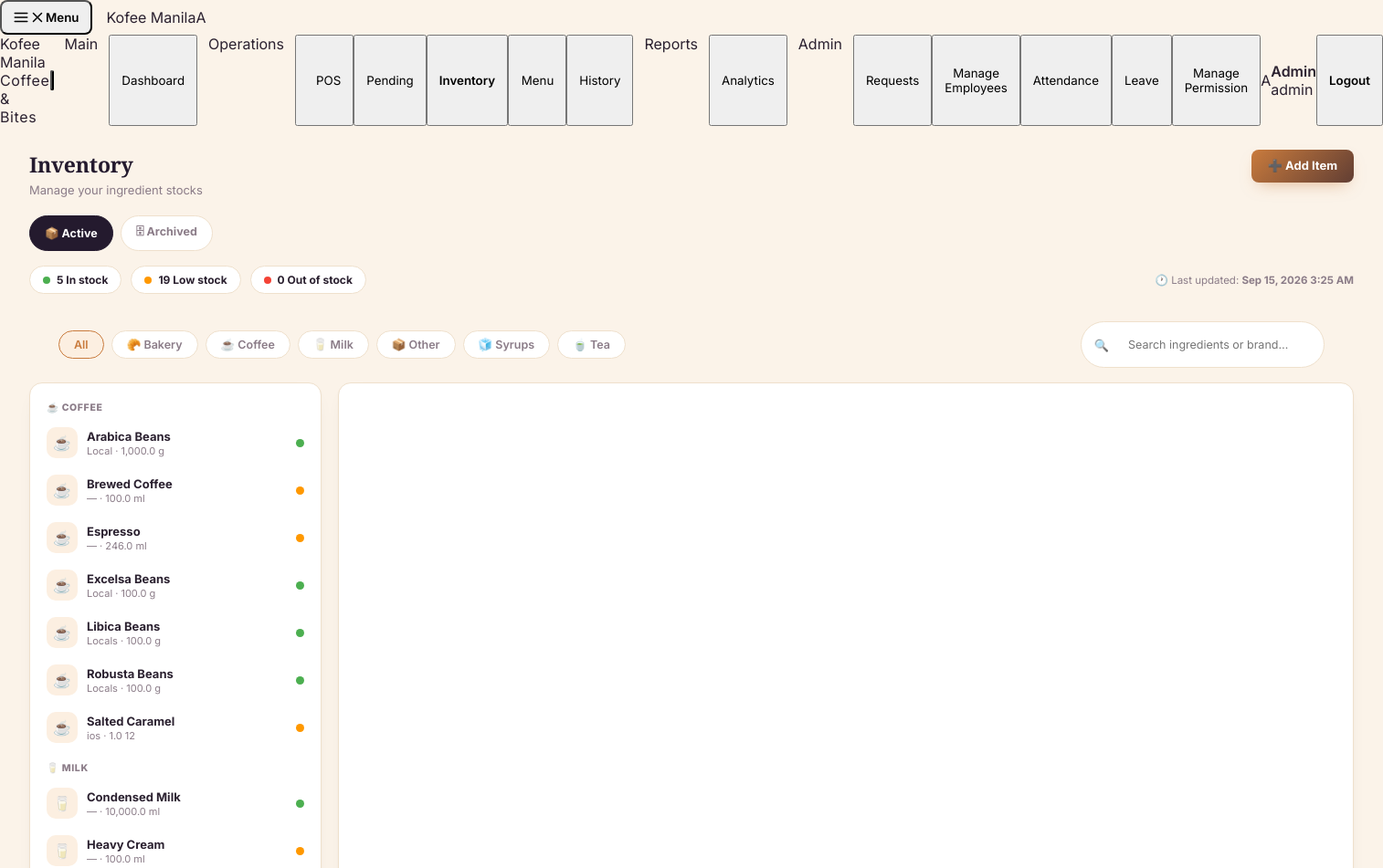
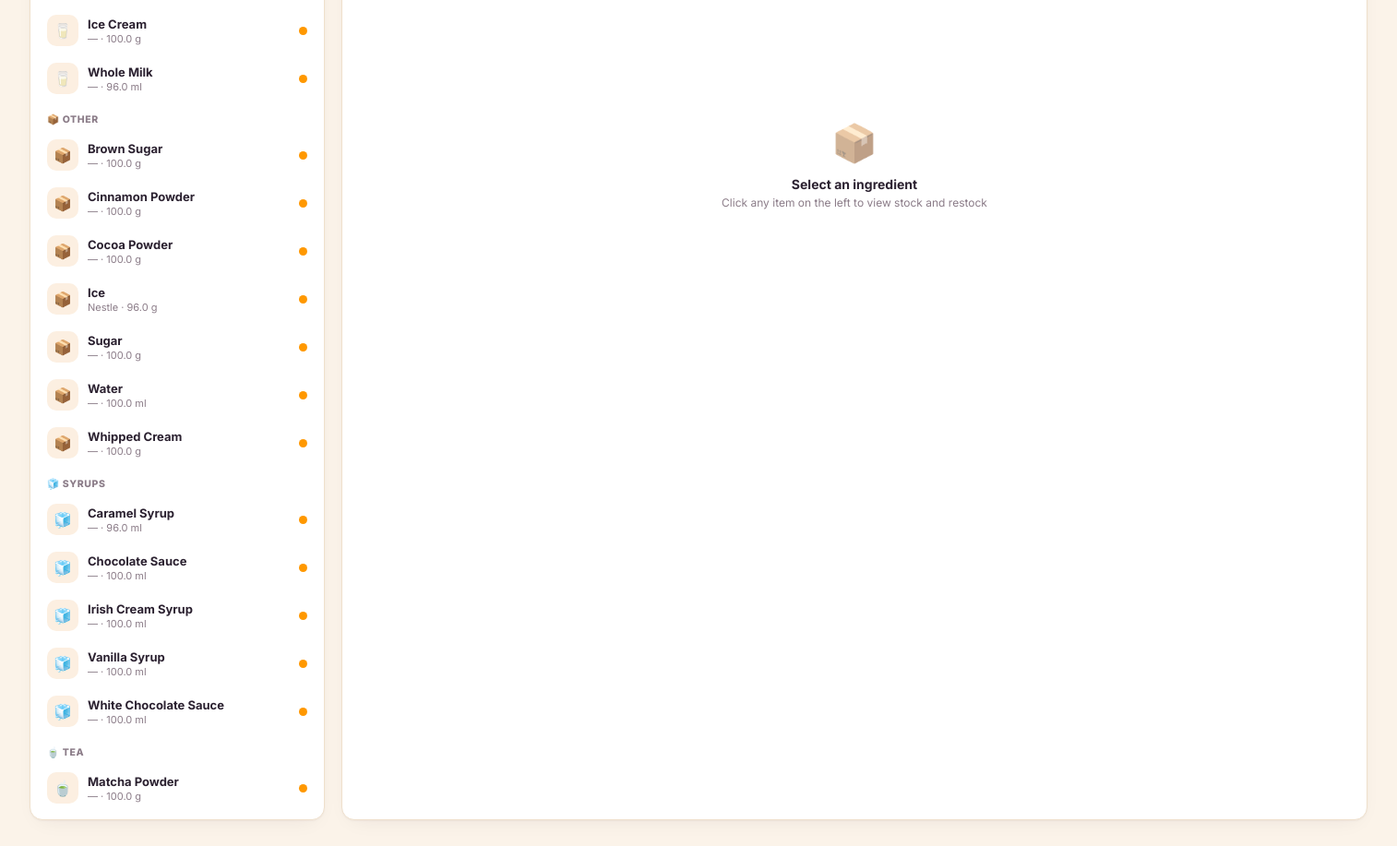
The app's page /POS/php/inventory.php (signed in) with its own data (2 pictures, top to bottom).
### tables this page shows
CREATE TABLE `ingredient_categories` (
  `id` int(11) NOT NULL,
  `name` varchar(100) NOT NULL,
  `icon` varchar(10) NOT NULL DEFAULT '?'
);

CREATE TABLE `ingredients` (
  `id` int(11) NOT NULL,
  `cat_id` int(11) NOT NULL,
  `name` varchar(150) NOT NULL,
  `brand` varchar(150) DEFAULT NULL,
  `unit` varchar(20) NOT NULL DEFAULT 'pcs',
  `quantity` decimal(10,2) NOT NULL DEFAULT 0.00,
  `reorder_at` decimal(10,2) NOT NULL DEFAULT 5.00,
  `archived_at` datetime DEFAULT NULL,
  `created_at` datetime NOT NULL DEFAULT current_timestamp(),
  `updated_at` datetime NOT NULL DEFAULT current_timestamp() ON UPDATE current_timestamp()
);

### POS/php/inventory.php (the view, shortened to what this page needs)
<?php
$pdo   = get_db();
$cats = $pdo->query('SELECT * FROM ingredient_categories ORDER BY name')->fetchAll();
$filter_cat = (int)($_GET['cat'] ?? 0);
$search     = trim($_GET['search'] ?? '');
$view       = ($_GET['view'] ?? 'active') === 'archived' ? 'archived' : 'active';
$where  = $view === 'archived' ? 'i.archived_at IS NOT NULL' : 'i.archived_at IS NULL';
$params = [];
$stmt = $pdo->prepare("
    SELECT i.*, ic.name AS cat_name, ic.icon AS cat_icon
    FROM ingredients i
    JOIN ingredient_categories ic ON ic.id = i.cat_id
    WHERE $where
    ORDER BY ic.name, i.name
");
$stmt->execute($params);
$ingredients = $stmt->fetchAll();
$grouped = [];
foreach ($ingredients as $ing) {
    $grouped[$ing['cat_name']][] = $ing;
}
$active_all = $pdo->query("SELECT quantity, reorder_at FROM ingredients WHERE archived_at IS NULL")->fetchAll();
$total   = count($active_all);
$low     = count(array_filter($active_all, fn($i) => $i['quantity'] > 0 && $i['quantity'] <= $i['reorder_at']));
$out     = count(array_filter($active_all, fn($i) => $i['quantity'] <= 0));
$ok      = $total - $low - $out;
$archived_count = (int)$pdo->query("SELECT COUNT(*) FROM ingredients WHERE archived_at IS NOT NULL")->fetchColumn();
$last_update = $pdo->query("SELECT MAX(updated_at) FROM ingredients WHERE archived_at IS NULL")->fetchColumn();
function inv_url($overrides = []) {
    $params = array_merge([
        'view'   => $_GET['view']   ?? null,
        'cat'    => $_GET['cat']    ?? null,
        'search' => $_GET['search'] ?? null,
    ], $overrides);
    $params = array_filter($params, fn($v) => $v !== null && $v !== '' && $v !== 0);
    return 'inventory.php' . ($params ? '?' . http_build_query($params) : '');
}
?>
<!DOCTYPE html>
<html lang="en">
<head>
  <link rel="stylesheet" href="../css/style.css"/>
  <link rel="stylesheet" href="../css/sidebar.css"/>
  <link rel="stylesheet" href="../css/inventory.css"/>
</head>
<body>
<?php include('../includes/sidebar.php'); ?>
<div id="page-inventory" class="page active">
  <div class="page-header">
    <div>
      <h1>Inventory</h1>
      <p>Manage your ingredient stocks</p>
    </div>
    <button class="btn-add" onclick="openAdd()">➕ Add Item</button>
  </div>
  <div class="inv-body">
    <div class="view-tabs">
      <a href="<?= inv_url(['view'=>null]) ?>" class="view-tab <?= $view==='active' ? 'active' : '' ?>">📦 Active</a>
      <a href="<?= inv_url(['view'=>'archived']) ?>" class="view-tab <?= $view==='archived' ? 'active' : '' ?>">
        🗄 Archived <?php if ($archived_count): ?><span class="count-badge"><?= $archived_count ?></span><?php endif; ?>
      </a>
    </div>
    <div class="inv-top">
      <?php if ($view === 'active'): ?>
      <div class="stat-pills">
        <div class="stat-pill"><div class="dot" style="background:#4caf50"></div><?= $ok ?> In stock</div>
        <div class="stat-pill"><div class="dot" style="background:#ff9800"></div><?= $low ?> Low stock</div>
        <div class="stat-pill"><div class="dot" style="background:#f44336"></div><?= $out ?> Out of stock</div>
      </div>
      <div class="last-update">
        🕐 Last updated:
        <strong><?= $last_update ? date('M d, Y g:i A', strtotime($last_update)) : 'Never' ?></strong>
      </div>
      <?php endif; ?>
    </div>
    <div class="filter-bar">
      <a href="<?= inv_url(['cat'=>null]) ?>"
         class="filter-pill <?= !$filter_cat ? 'active' : '' ?>">All</a>
      <?php foreach ($cats as $cat): ?>
        <a href="<?= inv_url(['cat'=>$cat['id']]) ?>"
           class="filter-pill <?= $filter_cat === (int)$cat['id'] ? 'active' : '' ?>">
          <?= $cat['icon'] ?> <?= htmlspecialchars($cat['name']) ?>
        </a>
      <?php endforeach; ?>
      <div class="search-wrap">
        <span class="si">🔍</span>
        <form method="GET" style="display:contents">
          <input type="text" name="search" placeholder="Search ingredients or brand…"
                 value="<?= htmlspecialchars($search) ?>"
                 onchange="this.form.submit()"/>
        </form>
      </div>
    </div>
    <div class="inv-split">
      <div class="inv-list-card">
        <div class="inv-list-scroll">
          <?php if (empty($grouped)): ?>
            <div class="empty-list">
              <?php if ($view === 'archived'): ?>
                🗄 No archived items.
              <?php elseif ($search || $filter_cat): ?>
                🔍 No items match your filters.
              <?php else: ?>
                🫙 No ingredients yet.<br>Click ➕ Add Item to get started.
              <?php endif; ?>
            </div>
          <?php else: ?>
            <?php foreach ($grouped as $cat_name => $items): ?>
              <div>
                <div class="cat-label">
                  <?= htmlspecialchars($items[0]['cat_icon']) ?>
                  <?= htmlspecialchars(strtoupper($cat_name)) ?>
                </div>
                <?php foreach ($items as $ing):
                  $status = $ing['quantity'] <= 0 ? 'out'
                          : ($ing['quantity'] <= $ing['reorder_at'] ? 'low' : 'ok');
                  $dot    = ['ok'=>'dot-ok','low'=>'dot-low','out'=>'dot-out'][$status];
                ?>
                <div class="ing-row <?= $view === 'archived' ? 'is-archived' : '' ?>" id="row-<?= $ing['id'] ?>"
                     onclick="selectItem(<?= htmlspecialchars(json_encode($ing), ENT_QUOTES) ?>)">
                  <div class="ing-icon-wrap"><?= $ing['cat_icon'] ?></div>
                  <div class="ing-info">
                    <div class="ing-name"><?= htmlspecialchars($ing['name']) ?></div>
                    <div class="ing-meta">
                      <?= htmlspecialchars($ing['brand'] ?? '—') ?> ·
                      <?= number_format($ing['quantity'],1) ?> <?= htmlspecialchars($ing['unit']) ?>
                    </div>
                  </div>
                  <?php if ($view === 'archived'): ?>
                    <div class="ing-archived-tag">Archived</div>
                  <?php else: ?>
                    <div class="ing-dot <?= $dot ?>"></div>
                  <?php endif; ?>
                </div>
                <?php endforeach; ?>
              </div>
            <?php endforeach; ?>
          <?php endif; ?>
        </div>
      </div>
      <div class="inv-detail" id="detail-panel">
        <div class="detail-empty">
          <div class="de-icon">📦</div>
          <p>Select an ingredient</p>
          <small>Click any item on the left to view stock and restock</small>
        </div>
      </div>
    </div>
  </div>
</div>
</body>
</html>

### POS/css/style.css (style rules this page uses)
:root { --espresso: #241A2E; --espresso-deep: #181120; --espresso-mid: #2f2238; --caramel: #C97B3D; --caramel-light: #E6A25C; --latte: #EFE0CC; --cream: #FBF3E9; --accent: var(--caramel); --accent-lt: #FCEFE1; --bg: var(--cream); --card-bg: #FFFFFF; --border: var(--latte); --text-main: #2B2130; --text-muted: #8B7C88; --sidebar-w: 248px; --green: #2e7d32; --green-lt: #e8f5e9; --red: #c62828; --red-lt: #fdecea; --blue: #1565c0; --blue-lt: #e3f2fd; --amber: #b3691a; --amber-lt: #fdf0e2; --radius-sm: 8px; --radius: 14px; --radius-lg: 20px; --shadow-card: 0 1px 2px rgba(43,33,48,.04), 0 8px 24px -12px rgba(43,33,48,.10); --shadow-pop: 0 20px 50px -12px rgba(24,17,32,.35); }
*, *::before, *::after { box-sizing: border-box; margin: 0; padding: 0; }
html { -webkit-text-size-adjust: 100%; }
body { font-family: 'Inter', sans-serif; background: var(--bg); color: var(--text-main); min-height: 100vh; -webkit-font-smoothing: antialiased; }
a { color: inherit; text-decoration: none; }
button { font-family: inherit; cursor: pointer; }
input, select, textarea { font-family: inherit; }
h1, h2, h3, .font-display { font-family: 'Playfair Display', serif; }
.page, .pages { min-height: 100vh; display: flex; flex-direction: column; }
.page-header { padding: 26px 32px 4px; flex-shrink: 0; display: flex; align-items: flex-start; justify-content: space-between; gap: 16px; flex-wrap: wrap; }
.page-header h1 { font-size: 23px; font-weight: 700; letter-spacing: -.01em; color: var(--espresso); }
.page-header p { font-size: 13px; color: var(--text-muted); margin-top: 4px; font-family: 'Inter', sans-serif; }
.btn, .btn-save, .btn-cancel, .btn-add, .btn-msave, .btn-mcancel, .btn-print, .btn-new-order, .checkout-btn, .clear-btn { display: inline-flex; align-items: center; justify-content: center; gap: 8px; border: none; border-radius: var(--radius-sm); font-size: 13px; font-weight: 600; padding: 10px 18px; transition: transform .12s ease, box-shadow .12s ease, background .15s ease, border-color .15s ease; line-height: 1.2; }
.btn-primary, .btn-save, .btn-add, .btn-msave, .checkout-btn, .btn-new-order { background: linear-gradient(135deg, var(--caramel) 0%, var(--espresso) 160%); color: #fff; box-shadow: 0 8px 18px -8px rgba(201,123,61,.55); }
.field-input, .filter-select, input[type=text], input[type=password], input[type=email], input[type=number], input[type=date], input[type=search], select, textarea { border: 1.5px solid var(--border); border-radius: var(--radius-sm); padding: 10px 13px; font-size: 13.5px; color: var(--text-main); background: #fff; outline: none; transition: border-color .15s ease, box-shadow .15s ease; width: 100%; }
.filter-bar { display: flex; gap: 8px; padding: 14px 32px 0; flex-wrap: wrap; }
.filter-btn, .filter-pill { border: 1.5px solid var(--border); background: #fff; color: var(--text-muted); border-radius: 999px; padding: 7px 16px; font-size: 12.5px; font-weight: 600; transition: all .15s ease; }
.filter-btn.active, .filter-pill.active, .filter-btn:hover, .filter-pill:hover { border-color: var(--caramel); color: var(--caramel); background: var(--accent-lt); }

### records on screen
ingredient_categories: icon "🥐", name "Bakery"
ingredient_categories: icon "☕", name "Coffee"
ingredient_categories: icon "🥛", name "Milk"
ingredient_categories: icon "📦", name "Other"
ingredient_categories: icon "🧊", name "Syrups"
ingredient_categories: icon "🍵", name "Tea"
ingredients: ingredient_categories.icon "☕", cat_name "COFFEE", name "Arabica Beans", brand "Local", quantity "1,000.0", unit "g"
ingredients: ingredient_categories.icon "☕", name "Brewed Coffee", brand "—", quantity "100.0", unit "ml"
ingredients: ingredient_categories.icon "☕", name "Espresso", brand "—", quantity "246.0", unit "ml"
ingredients: ingredient_categories.icon "☕", name "Excelsa Beans", brand "Local", quantity "100.0", unit "g"
ingredients: ingredient_categories.icon "☕", name "Libica Beans", brand "Locals", quantity "100.0", unit "g"
ingredients: ingredient_categories.icon "☕", name "Robusta Beans", brand "Locals", quantity "100.0", unit "g"
ingredients: ingredient_categories.icon "☕", name "Salted Caramel", brand "ios", quantity "1.0", unit "12"
ingredients: ingredient_categories.icon "🥛", cat_name "MILK", name "Condensed Milk", brand "—", quantity "10,000.0", unit "ml"
ingredients: ingredient_categories.icon "🥛", name "Heavy Cream", brand "—", quantity "100.0", unit "ml"
ingredients: ingredient_categories.icon "🥛", name "Ice Cream", brand "—", quantity "100.0", unit "g"
ingredients: ingredient_categories.icon "🥛", name "Whole Milk", brand "—", quantity "96.0", unit "ml"
ingredients: ingredient_categories.icon "📦", cat_name "OTHER", name "Brown Sugar", brand "—", quantity "100.0", unit "g"
ingredients: ingredient_categories.icon "📦", name "Cinnamon Powder", brand "—", quantity "100.0", unit "g"
ingredients: ingredient_categories.icon "📦", name "Cocoa Powder", brand "—", quantity "100.0", unit "g"
ingredients: ingredient_categories.icon "📦", name "Ice", brand "Nestle", quantity "96.0", unit "g"
ingredients: ingredient_categories.icon "📦", name "Sugar", brand "—", quantity "100.0", unit "g"
ingredients: ingredient_categories.icon "📦", name "Water", brand "—", quantity "100.0", unit "ml"
ingredients: ingredient_categories.icon "📦", name "Whipped Cream", brand "—", quantity "100.0", unit "g"
ingredients: ingredient_categories.icon "🧊", cat_name "SYRUPS", name "Caramel Syrup", brand "—", quantity "96.0", unit "ml"
ingredients: ingredient_categories.icon "🧊", name "Chocolate Sauce", brand "—", quantity "100.0", unit "ml"
ingredients: ingredient_categories.icon "🧊", name "Irish Cream Syrup", brand "—", quantity "100.0", unit "ml"
ingredients: ingredient_categories.icon "🧊", name "Vanilla Syrup", brand "—", quantity "100.0", unit "ml"
ingredients: ingredient_categories.icon "🧊", name "White Chocolate Sauce", brand "—", quantity "100.0", unit "ml"
ingredients: ingredient_categories.icon "🍵", cat_name "TEA", name "Matcha Powder", brand "—", quantity "100.0", unit "g"

### other values on screen
$initials "A"
$user['firstname'] ?: $user['username'] "Admin"
implode(' + ', $roles) "admin"
$ok "5"
$low "19"
$out "0"
date('M d, Y g:i A', strtotime($last_update)) "Sep 15, 2026 3:25 AM"
